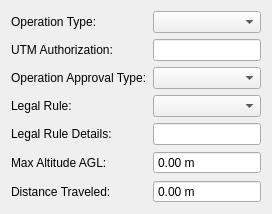
           <widget class="QWidget" name="flight_compliance_tab">
            <attribute name="title">
             <string>Compliance</string>
            </attribute>
            <layout class="QVBoxLayout" name="verticalLayout_26">
             <item>
              <layout class="QFormLayout" name="formLayout_16">
               <item row="0" column="0">
                <widget class="QLabel" name="label_71">
                 <property name="text">
                  <string>Operation Type:</string>
                 </property>
                </widget>
               </item>
               <item row="0" column="1">
                <widget class="QComboBox" name="flight_operation_type_combobox"/>
               </item>
               <item row="1" column="0">
                <widget class="QLabel" name="label_70">
                 <property name="text">
                  <string>UTM Authorization:</string>
                 </property>
                </widget>
               </item>
               <item row="1" column="1">
                <widget class="QLineEdit" name="flight_utm_authorization_line_edit"/>
               </item>
               <item row="2" column="0">
                <widget class="QLabel" name="label_61">
                 <property name="text">
                  <string>Operation Approval Type:</string>
                 </property>
                </widget>
               </item>
               <item row="2" column="1">
                <widget class="QComboBox" name="flight_operation_aproval_type_combobox"/>
               </item>
               <item row="3" column="0">
                <widget class="QLabel" name="label_65">
                 <property name="text">
                  <string>Legal Rule:</string>
                 </property>
                </widget>
               </item>
               <item row="3" column="1">
                <widget class="QComboBox" name="flight_legal_rule_combobox"/>
               </item>
               <item row="4" column="0">
                <widget class="QLabel" name="label_67">
                 <property name="text">
                  <string>Legal Rule Details:</string>
                 </property>
                </widget>
               </item>
               <item row="4" column="1">
                <widget class="QLineEdit" name="flight_legal_rule_details_line_edit"/>
               </item>
               <item row="5" column="0">
                <widget class="QLabel" name="label_69">
                 <property name="text">
                  <string>Max Altitude AGL:</string>
                 </property>
                </widget>
               </item>
               <item row="5" column="1">
                <widget class="QDoubleSpinBox" name="flight_max_altitude_spinbox">
                 <property name="buttonSymbols">
                  <enum>QAbstractSpinBox::NoButtons</enum>
                 </property>
                 <property name="suffix">
                  <string> m</string>
                 </property>
                 <property name="maximum">
                  <double>10000.000000000000000</double>
                 </property>
                </widget>
               </item>
               <item row="6" column="0">
                <widget class="QLabel" name="label_68">
                 <property name="text">
                  <string>Distance Traveled:</string>
                 </property>
                </widget>
               </item>
               <item row="6" column="1">
                <widget class="QDoubleSpinBox" name="flight_distance_traveled_spinbox">
                 <property name="buttonSymbols">
                  <enum>QAbstractSpinBox::NoButtons</enum>
                 </property>
                 <property name="suffix">
                  <string> m</string>
                 </property>
                 <property name="maximum">
                  <double>10000000.000000000000000</double>
                 </property>
                </widget>
               </item>
              </layout>
             </item>
            </layout>
           </widget>
